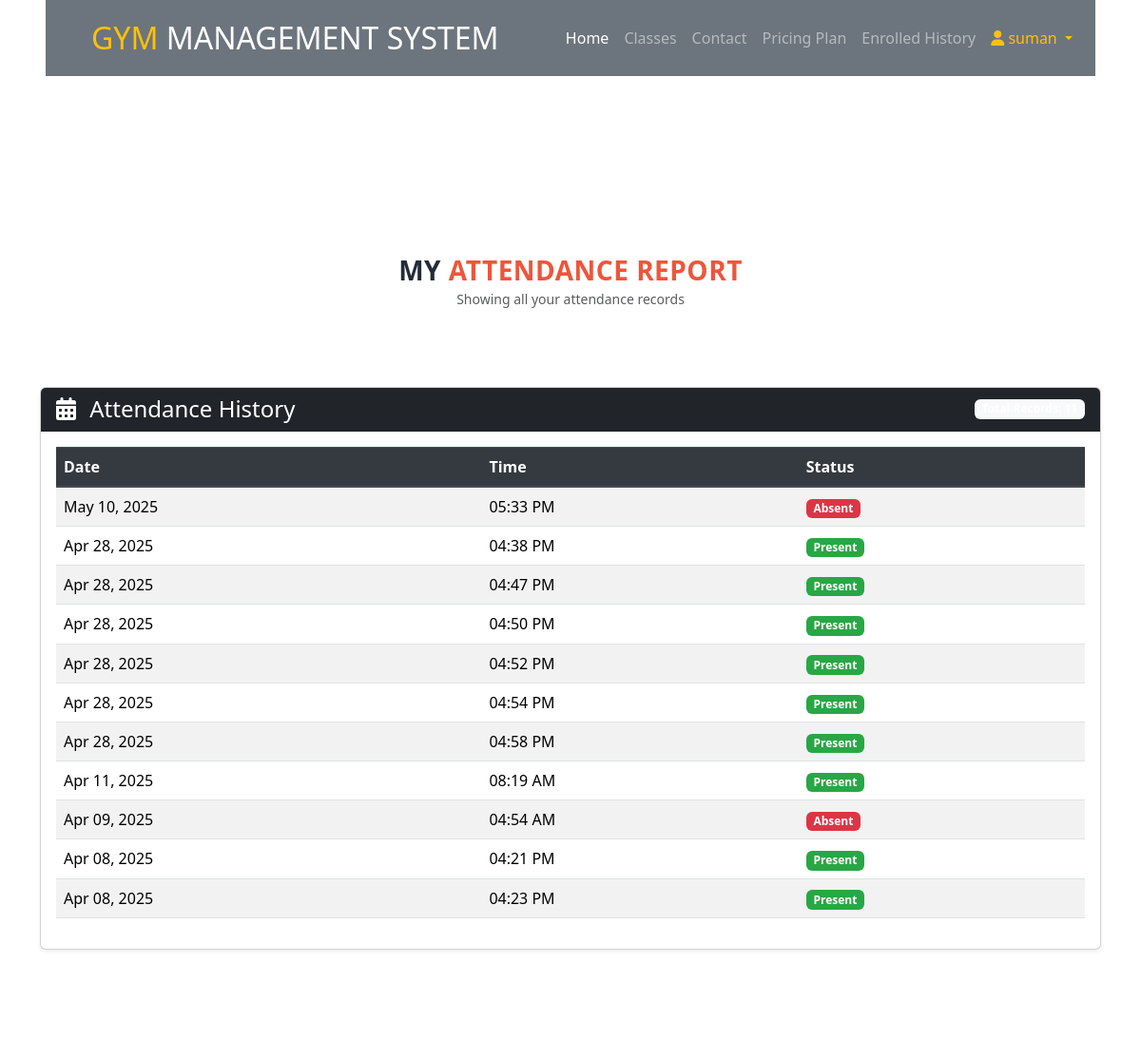
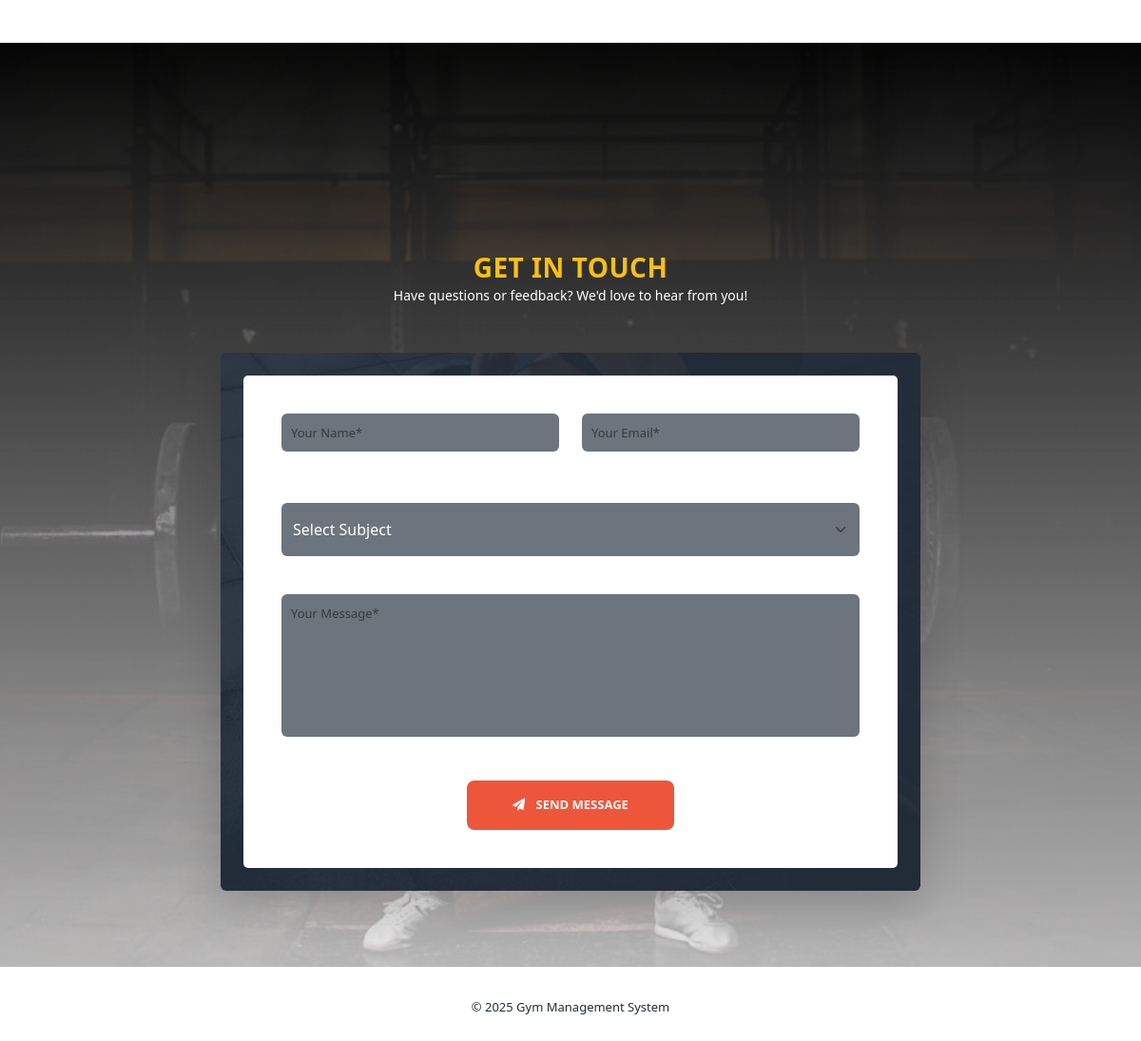
Screenshot of /member/viewattendance/ (signed in) with the database file from the repository (2 pictures, top to bottom).
### app/models.py (models this page shows, shortened)
class MemberAttendance(models.Model):
    STATUS_CHOICES = [
        ('Present', 'Present'),
        ('Absent', 'Absent'),
    ]
    member = models.ForeignKey('Signup', on_delete=models.CASCADE)
    date = models.DateField(default=timezone.now)
    time = models.TimeField(default=timezone.now)
    status = models.CharField(max_length=10, choices=STATUS_CHOICES)

### app/views.py (the view)
# urls.py: path('member/viewattendance/', view_attendance, name='view_attendance'),
@login_required
def view_attendance(request):
    member_profile = get_object_or_404(Signup, user=request.user)
    attendance_records = MemberAttendance.objects.filter(
        member=member_profile
    ).order_by('-date')
    total_attendance = attendance_records.count()
    context = {
        'attendance_records': attendance_records,
        'total_attendance': total_attendance,
    }
    return render(request, 'Memberview_attendance.html', context)

### templates/Memberview_attendance.html (shortened to what this page needs)
{% extends 'header.html' %}
{% load static %}
{% block main_content %}
<div class="container mt-5">
    <div class="row">
        <div class="col-lg-12">
            <div class="section-heading">
                <h2>My <em>Attendance Report</em></h2>
                <p class="text-muted">Showing all your attendance records</p>
            </div>
        </div>
    </div>
    <div class="row">
        <div class="col-lg-12">
            <div class="card shadow-sm">
                <div class="card-header bg-dark text-white">
                    <div class="d-flex justify-content-between align-items-center">
                        <h4 class="mb-0">
                            <i class="fas fa-calendar-alt mr-2"></i> Attendance History
                        </h4>
                        <span class="badge badge-light">
                        </span>
                    </div>
                </div>
                <div class="card-body">
                    {% if attendance_records %}
                    <div class="table-responsive">
                        <table class="table table-striped table-hover">
                            <thead class="thead-dark">
                                <tr>
                                    <th>Date</th>
                                    <th>Time</th>
                                    <th>Status</th>
                                </tr>
                            </thead>
                            <tbody>
                                {% for record in attendance_records %}
                                <tr>
                                    <td>{{ record.date|date:"M d, Y" }}</td>
                                    <td>{{ record.time|time:"h:i A" }}</td>
                                    <td>
                                        <span class="badge
                                            {% if record.status|lower == 'present' %}
                                                badge-success
                                            {% elif record.status|lower == 'absent' %}
                                                badge-danger
                                            {% else %}
                                                badge-secondary
                                            {% endif %}">
                                            {{ record.status }}
                                        </span>
                                    </td>
                                </tr>
                                {% endfor %}
                            </tbody>
                        </table>
                    </div>
                    {% else %}
                    <div class="alert alert-info">
                        <i class="fas fa-info-circle mr-2"></i>
                        No attendance records found.
                    </div>
                    {% endif %}
                </div>
            </div>
        </div>
    </div>
</div>
{% endblock %}

### templates/header.html (shortened to what this page needs)
{% load static %}
<!DOCTYPE html>
<html lang="en">
<head>
    <link rel="stylesheet" href="{% static 'assets/css/bootstrap.min.css' %}">
    <link rel="stylesheet" href="{% static 'assets/css/font-awesome.css' %}">
    <link rel="stylesheet" href="{% static 'assets/css/templatemo-training-studio.css' %}">
    <link href="https://cdn.jsdelivr.net/npm/bootstrap@5.3.0/dist/css/bootstrap.min.css" rel="stylesheet">
    <link rel="stylesheet" href="https://cdnjs.cloudflare.com/ajax/libs/font-awesome/6.0.0/css/all.min.css" />
</head>
<body>
<div class="container-fluid position-relative nav-bar p-0">
    <div class="position-relative px-lg-5" style="z-index: 9;">
        <nav class="navbar navbar-expand-lg bg-secondary navbar-dark py-3 py-lg-3 pl-3 pl-lg-5">
            <a href="/" class="navbar-brand">
                <h2 class="text-uppercase text-warning mb-0">Gym <span class="text-white">Management System</span></h2>
            </a>
            <div class="collapse navbar-collapse justify-content-between px-3" id="navbarCollapse">
                <ul class="navbar-nav ml-auto py-0">
                    <li class="nav-item"><a href="/" class="nav-link active">Home</a></li>
                    <li class="nav-item"><a href="#our-classes" class="nav-link">Classes</a></li>
                    <li class="nav-item"><a href="#contact-us" class="nav-link">Contact</a></li>
                    {% if request.user.is_authenticated %}
                    <li class="nav-item"><a href="#trainers" class="nav-link">Pricing Plan</a></li>
                    <li class="nav-item"><a href="/enrolled_history/" class="nav-link">Enrolled History</a></li>
                        <li class="nav-item dropdown">
                            <span class="nav-link dropdown-toggle text-warning" >
                                <i class="fa fa-user"></i> {{ request.user.first_name }}
                            </span>
                        </li>
                    {% else %}
                        <li class="nav-item"><a href="/login" class="nav-link">Login</a></li>
                    {% endif %}
                </ul>
            </div>
        </nav>
    </div>
</div>
<div class="main">
    {% block main_content %}
    {% endblock %}
</div>
{% if request.user.is_authenticated %}
<section class="section" id="contact-us">
    <div class="container">
        <div class="row justify-content-center">
            <div class="col-lg-8">
                <div class="section-heading text-center mb-5">
                    <h2 class="text-warning">Get In Touch</h2>
                    <p class="text-white">Have questions or feedback? We'd love to hear from you!</p>
                </div>
                <div class="contact-form bg-dark p-4 rounded shadow-lg">
                    <form id="contact" action="{% url 'contact_form' %}" method="post">
                        <div class="row">
                            <div class="col-md-6 mb-4">
                                <div class="form-group">
                                    <input name="name" type="text" id="name" class="form-control bg-secondary text-white border-0 py-3"
                                           placeholder="Your Name*" required>
                                </div>
                            </div>
                            <div class="col-md-6 mb-4">
                                <div class="form-group">
                                    <input name="email" type="email" id="email" class="form-control bg-secondary text-white border-0 py-3"
                                           placeholder="Your Email*" required>
                                </div>
                            </div>
                            <div class="col-12 mb-4">
                                <div class="form-group">
                                    <select name="subject" class="form-select bg-secondary text-white border-0 py-3" required>
                                        <option value="" disabled selected>Select Subject</option>
                                    </select>
                                </div>
                            </div>
                            <div class="col-12 mb-4">
                                <div class="form-group">
                                    <textarea name="message" rows="6" id="message"
                                              class="form-control bg-secondary text-white border-0"
                                              placeholder="Your Message*" required></textarea>
                                </div>
                            </div>
                            <div class="col-12 text-center">
                                <button type="submit" id="form-submit"
                                        class="btn btn-warning btn-lg px-5 py-3 text-uppercase font-weight-bold">
                                    <i class="fas fa-paper-plane me-2"></i> Send Message
                                </button>
                            </div>
                        </div>
                    </form>
                </div>
            </div>
        </div>
    </div>
</section>
{% endif %}
<footer>
    <div class="container text-center">
        <p>© <script>document.write(new Date().getFullYear());</script> Gym Management System</p>
    </div>
</footer>
   <div aria-live="polite" aria-atomic="true" class="position-fixed top-50 start-50 translate-middle p-3" style="z-index: 1080;">
</div>
<link href="https://cdn.jsdelivr.net/npm/bootstrap@5.3.3/dist/css/bootstrap.min.css" rel="stylesheet">
</body>
</html>

### static/assets/css/templatemo-training-studio.css (style rules this page uses)
html, body, div, span, applet, object, iframe, h1, h2, h3, h4, h5, h6, p, blockquote, div pre, a, abbr, acronym, address, big, cite, code, del, dfn, em, font, img, ins, kbd, q, s, samp, small, strike, strong, sub, sup, tt, var, b, u, i, center, dl, dt, dd, ol, ul, li, figure, header, nav, section, article, aside, footer, figcaption { margin: 0; padding: 0; border: 0; outline: 0; }
ul, li { padding: 0; margin: 0; list-style: none; }
header, nav, section, article, aside, footer, hgroup { display: block; }
* { box-sizing: border-box; }
html, body { font-family: 'Poppins', sans-serif; font-weight: 400; background-color: #fff; font-size: 16px; -ms-text-size-adjust: 100%; -webkit-font-smoothing: antialiased; -moz-osx-font-smoothing: grayscale; }
a { text-decoration: none !important; }
h1, h2, h3, h4, h5, h6 { margin-top: 0px; margin-bottom: 0px; }
ul { margin-bottom: 0px; }
p { font-size: 14px; line-height: 25px; color: #7a7a7a; }
html, body { background: #fff; font-family: 'Poppins', sans-serif; }
.section-heading { text-align: center; margin-top: 140px; margin-bottom: 80px; }
.section-heading h2 { font-size: 28px; font-weight: 800; color: #232d39; text-transform: uppercase; letter-spacing: 0.5px; margin-top: 0px; margin-bottom: 0px; }
.section-heading h2 em { font-style: normal; color: #ed563b; }
#contact-us { margin-top: 140px; }
#contact-us .contact-form { padding: 80px; background-image: url(../images/contact-bg.jpg); background-position: center center; background-repeat: no-repeat; background-size: cover; }
#contact-us .contact-form #contact { background-color: #fff; padding: 40px; border-radius: 5px; }
.contact-form input, .contact-form textarea { color: #7a7a7a; font-size: 13px; border: 1px solid #ddd; background-color: #fff; width: 100%; height: 40px; outline: none; line-height: 40px; padding: 0px 10px; -webkit-appearance: none; -moz-appearance: none; appearance: none; margin-bottom: 30px; }
.contact-form textarea { height: 150px; resize: none; }
.contact-form ::placeholder { color: #7a7a7a; }
.contact-form button { display: inline-block; font-size: 13px; padding: 11px 17px; background-color: #ed563b; color: #fff; text-align: center; font-weight: 400; text-transform: uppercase; transition: all .3s; border: none; outline: none; margin-top: -8px; }
footer { text-align: center; padding: 30px 0px; }
footer p { color: #232d39; font-size: 13px; }

### rows the page displays
MemberAttendance: date "May 10, 2025", time "05:33 PM", status "Absent"
MemberAttendance: date "Apr 28, 2025", time "04:38 PM", status "Present"
MemberAttendance: date "Apr 28, 2025", time "04:47 PM", status "Present"
MemberAttendance: date "Apr 28, 2025", time "04:50 PM", status "Present"
MemberAttendance: date "Apr 28, 2025", time "04:52 PM", status "Present"
MemberAttendance: date "Apr 28, 2025", time "04:54 PM", status "Present"
MemberAttendance: date "Apr 28, 2025", time "04:58 PM", status "Present"
MemberAttendance: date "Apr 11, 2025", time "08:19 AM", status "Present"
MemberAttendance: date "Apr 09, 2025", time "04:54 AM", status "Absent"
MemberAttendance: date "Apr 08, 2025", time "04:21 PM", status "Present"
MemberAttendance: date "Apr 08, 2025", time "04:23 PM", status "Present"

### other values shown
{{ request.user.first_name }} "suman"
